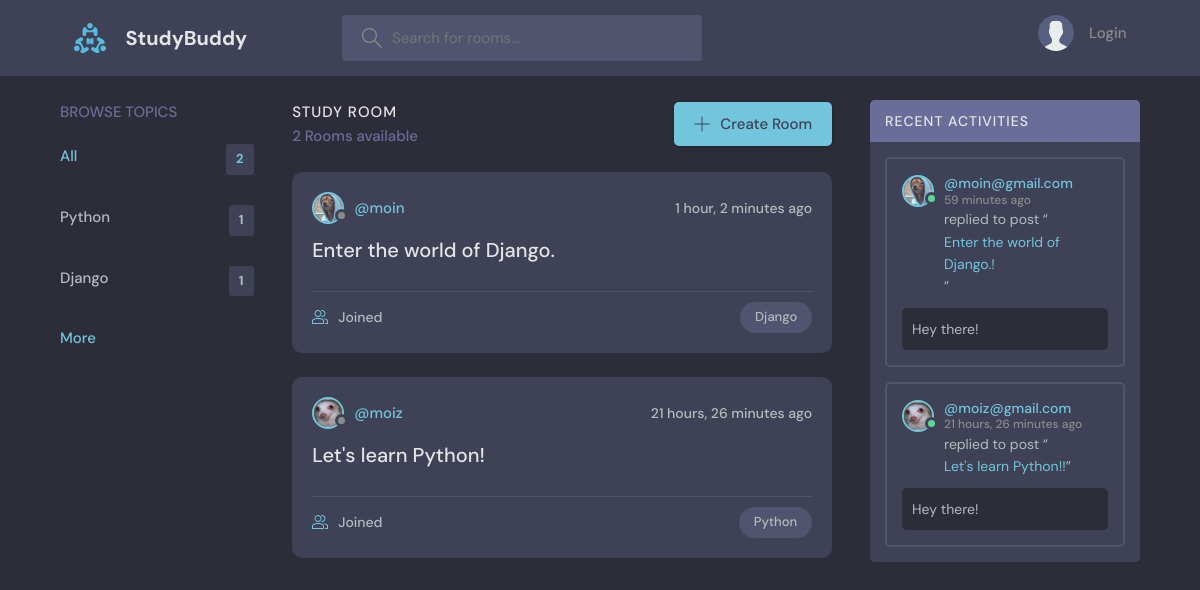
The page / on the database its author committed.
### base/models.py (models this page shows, shortened)
class Topic(models.Model):
    name = models.CharField(max_length = 200)

class Room(models.Model):
    host = models.ForeignKey(User, on_delete=models.SET_NULL, null=True)
    topic = models.ForeignKey(Topic, on_delete=models.SET_NULL, null=True)
    name = models.CharField(max_length = 200)
    description = models. TextField(null = True, blank = True)
    participants = models.ManyToManyField(
        User, related_name='participants', blank=True)
    updated = models.DateTimeField(auto_now = True)
    created = models.DateTimeField(auto_now_add=True)
    class Meta:
        ordering = ['-updated', '-created']
    def __str__(self):
        return self.name

class User(AbstractUser):
    name = models.CharField(max_length=200, null=True)
    email = models.EmailField(unique=True)
    bio = models.TextField(null=True)
    avatar = models.ImageField(null=True, default='avatar.svg')
    USERNAME_FIELD = 'email'
    REQUIRED_FIELDS = []

class Message(models.Model):
    user = models.ForeignKey(User, on_delete=models.CASCADE)
    room = models.ForeignKey(Room, on_delete=models.CASCADE)
    body = models.TextField()
    updated = models.DateTimeField(auto_now=True)
    created = models.DateTimeField(auto_now_add=True)
    class Meta:
        ordering = ['-updated', '-created']

### base/views.py (the view)
# urls.py: path('', views.home, name='home'),
def home(request):
    q = request.GET.get('q') if request.GET.get('q') != None else ''
    rooms = Room.objects.filter(
        Q(host__name__icontains=q) |
        Q(topic__name__icontains=q) |
        Q(name__icontains=q) |
        Q(description__icontains=q)
        )
    topics = Topic.objects.all()[0:5]
    room_count = rooms.count()
    room_messages= Message.objects.filter(Q(room__topic__name__icontains=q))
    context = {'rooms':rooms, 'topics':topics, 'room_count':room_count,
               'room_messages':room_messages}
    return render(request,'base/home.html', context)

### base/templates/base/home.html (shortened to what this page needs)
{% extends 'main.html' %}
{% block content %}
    <main class="layout layout--3">
      <div class="container">
        {% include 'base/topics_component.html' %}
        <div class="roomList">
          <div class="roomList__header">
            <div>
              <h2>Study Room</h2>
              <p>{{room_count}} Rooms available</p>
            </div>
            <a class="btn btn--main" href="{% url 'create-room' %}">
              <svg version="1.1" xmlns="http://www.w3.org/2000/svg" width="32" height="32" viewBox="0 0 32 32">
                <title>add</title>
                <path
                  d="M16.943 0.943h-1.885v14.115h-14.115v1.885h14.115v14.115h1.885v-14.115h14.115v-1.885h-14.115v-14.115z"
                ></path>
              </svg>
              Create Room
            </a>
          </div>
          {% include 'base/feed_component.html' %}
        </div>
        {% include 'base/activity_component.html' %}
      </div>
    </main>
{% endblock content %}

### base/templates/base/topics_component.html
<div class="topics">
    <div class="topics__header">
      <h2>Browse Topics</h2>
    </div>
    <ul class="topics__list">
      <li>
        <a href="{% url 'home' %}" class="active">All <span>{{topics.count}}</span></a>
      </li>
      {% for topic in topics %}
      <li>
        <a href="{% url 'home' %}?q={{topic.name}}">{{topic.name}}<span>{{topic.room_set.all.count}}</span></a>
      </li>
      {% endfor %}
    </ul>
    <a class="btn btn--link" href="{% url 'topics' %}">
      More
      <svg version="1.1" xmlns="http://www.w3.org/2000/svg" width="32" height="32" viewBox="0 0 32 32">
        <title>chevron-down</title>
      </svg>
    </a>
  </div>

### base/templates/base/feed_component.html (shortened to what this page needs)
{% for room in rooms %}
<div class="roomListRoom">
    <div class="roomListRoom__header">
      <a href="{% url 'user-profile' room.host.id %}" class="roomListRoom__author">
        <div class="avatar avatar--small">
          <img src="{{room.host.avatar.url}}" />
        </div>
        <span>@{{room.host.username}}</span>
      </a>
      <div class="roomListRoom__actions">
        <span>{{room.created|timesince}} ago</span>
      </div>
    </div>
    <div class="roomListRoom__content">
      <a href="{% url 'room' room.id %}">{{room.name}}</a>
    </div>
    <div class="roomListRoom__meta">
      <a href="{% url 'room' room.id %}" class="roomListRoom__joined">
        {{room.paricipants.all.count}} Joined
    </a>
    <p class="roomListRoom__topic">{{room.topic.name}}</p>
</div>
</div>
{% endfor %}

### base/templates/base/activity_component.html (shortened to what this page needs)
 <div class="activities">
    <div class="activities__header">
      <h2>Recent Activities</h2>
    </div>
    {% for message in room_messages %}
    <div class="activities__box">
      <div class="activities__boxHeader roomListRoom__header">
        <a href="{% url 'user-profile' message.user.id %}"class="roomListRoom__author">
          <div class="avatar avatar--small active">
            <img src="{{message.user.avatar.url}}" />
          </div>
          <p>
            @{{message.user}}
            <span>{{message.created|timesince}} ago</span>
          </p>
        </a>
      </div>
      <div class="activities__boxContent">
        <p>replied to post “<a href="{% url 'room' message.room.id %}">{{message.room}}!</a>”</p>
        <div class="activities__boxRoomContent">
            {{message.body}}
        </div>
      </div>
    </div>
    {% endfor %}
</div>

### rows shown on the page
Topic: name "Python", room_set.all.count "1"
Topic: name "Django", room_set.all.count "1"
Room: host.avatar (picture), host.username "moin", created "1 hour, 2 minutes", name "Enter the world of Django.", topic.name "Django"
Room: host.avatar (picture), host.username "moiz", created "21 hours, 26 minutes", name "Let's learn Python!", topic.name "Python"
Message: user.avatar (picture), user "moin@gmail.com", created "59 minutes", room "Enter the world of Django.", body "Hey there!"
Message: user.avatar (picture), user "moiz@gmail.com", created "21 hours, 26 minutes", room "Let's learn Python!", body "Hey there!"

### other values the page prints
{{ topics.count }} "2"
{{ room_count }} "2"
